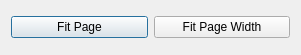
<?xml version="1.0" encoding="UTF-8"?>
<ui version="4.0">
 <class>ZoomDialog</class>
 <widget class="QDialog" name="ZoomDialog">
  <property name="geometry">
   <rect>
    <x>0</x>
    <y>0</y>
    <width>301</width>
    <height>55</height>
   </rect>
  </property>
  <property name="windowTitle">
   <string>Zoom</string>
  </property>
  <layout class="QHBoxLayout" name="horizontalLayout">
   <item>
    <widget class="QPushButton" name="btnFitPage">
     <property name="text">
      <string>Fit Page</string>
     </property>
    </widget>
   </item>
   <item>
    <widget class="QPushButton" name="btnFitPageWidth">
     <property name="text">
      <string>Fit Page Width</string>
     </property>
    </widget>
   </item>
  </layout>
 </widget>
 <resources/>
 <connections/>
</ui>
